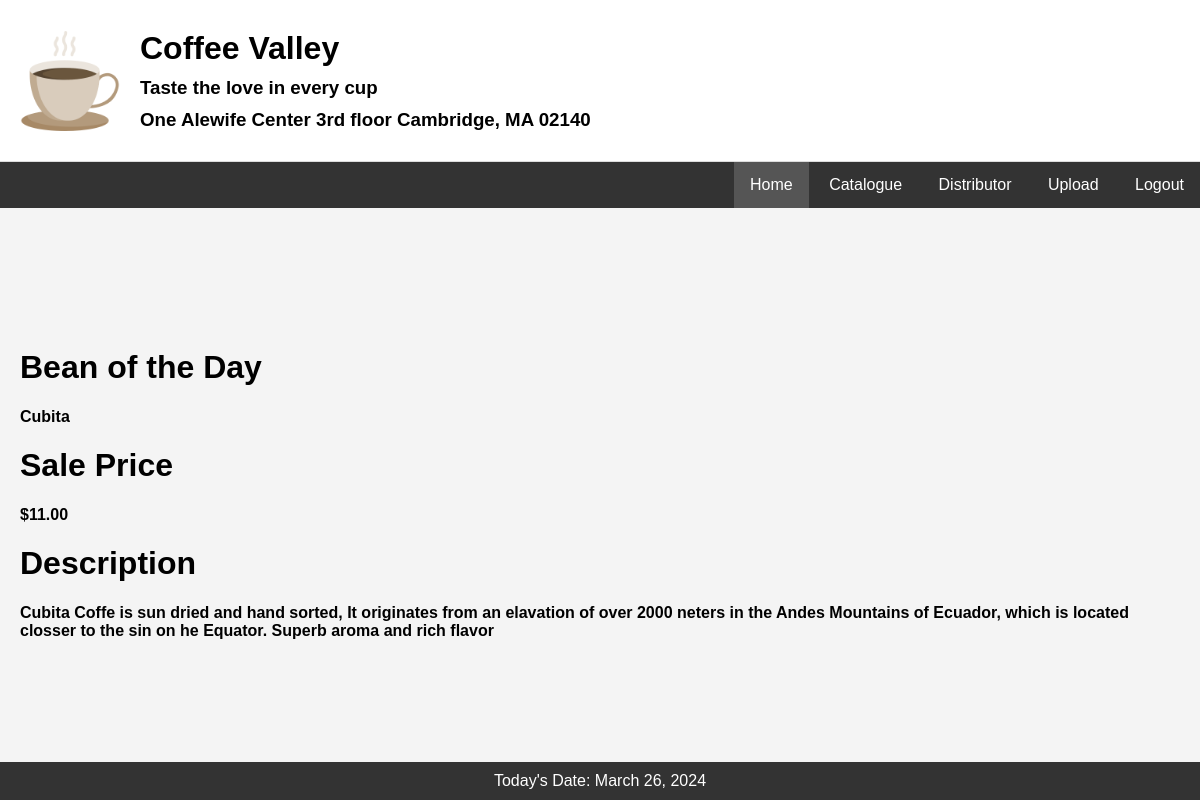
Page /dashboard.php on the committed database.
### tables this page shows
CREATE TABLE `master_dailybean` (
  `id_dailybean` int(11) NOT NULL,
  `bean_of_the_day` varchar(100) NOT NULL,
  `price` decimal(10,2) NOT NULL,
  `description` text DEFAULT NULL,
  `id_user` int(11) DEFAULT NULL
);

### dashboard.php (the view, shortened to what this page needs)
<!DOCTYPE html>
<html lang="en">
<head>
</head>
<body>
<div class="header">
    <div class="header-left">
        <img src="coffee.png" alt="Coffee Valley Logo" width="100">
        <div>
            <h1>Coffee Valley</h1>
            <h3>Taste the love in every cup</h3>
            <h3>One Alewife Center 3rd floor Cambridge, MA 02140</h3>
        </div>
    </div>
</div>
<div class="menu">
    <a href="#" class="active">Home</a>
    <a href="catalouge.php">Catalogue</a>
    <a href="distributor.php">Distributor</a>
    <a href="upload.php">Upload</a>
    <a href="?logout">Logout</a>
</div>
<div style="padding:20px; margin-top:100px;">
    <?php
    $servername = "localhost";
    $username = "root";
    $password = "";
    $dbname = "coffe_web_db";
    $conn = new mysqli($servername, $username, $password, $dbname);
    $sql = "SELECT * FROM master_dailybean WHERE price >= 0.00 LIMIT 1";
    $result = $conn->query($sql);
    if ($result->num_rows > 0) {
        while($row = $result->fetch_assoc()) {
            echo "<h1>Bean of the Day</h1>";
            echo "<h4>" . $row["bean_of_the_day"] . "</h4>";
            echo "<h1>Sale Price</h1>";
            echo "<h4>$" . $row["price"] . "</h4>";
            echo "<h1>Description</h1>";
            echo "<h4>" . $row["description"] . "</h4>";
        }
    } else {
        echo "0 results";
    }
    ?>
</div>
<div class="footer">
    Today's Date: <?php echo date("F j, Y"); ?>
</div>
</body>
</html>

### dashboard.php (style rules this page uses)
body { font-family: Arial, sans-serif; background-color: #f4f4f4; margin: 0; padding: 0; }
.header { background-color: #ffffff; padding: 20px; text-align: left; border-bottom: 1px solid #ddd; display: flex; justify-content: space-between; align-items: center; }
.header-left { display: flex; align-items: center; }
.header img { margin-right: 20px; }
.header h1, .header h3 { margin: 10px 0; }
.menu { background-color: #333; overflow: hidden; text-align: right; }
.menu a { display: inline-block; color: white; text-align: center; padding: 14px 16px; text-decoration: none; }
.menu a.active { background-color: #555; }
.footer { background-color: #333; color: white; text-align: center; padding: 10px 0; position: fixed; bottom: 0; width: 100%; }

### rows in the picture
master_dailybean: bean_of_the_day "Cubita", price "11.00", description "Cubita Coffe is sun dried and hand sorted, It originates from an elavation of over 2000 neters in the Andes Mountains of Ecuador, which is located closser to the sin on he Equator. Superb aroma and rich flavor"
